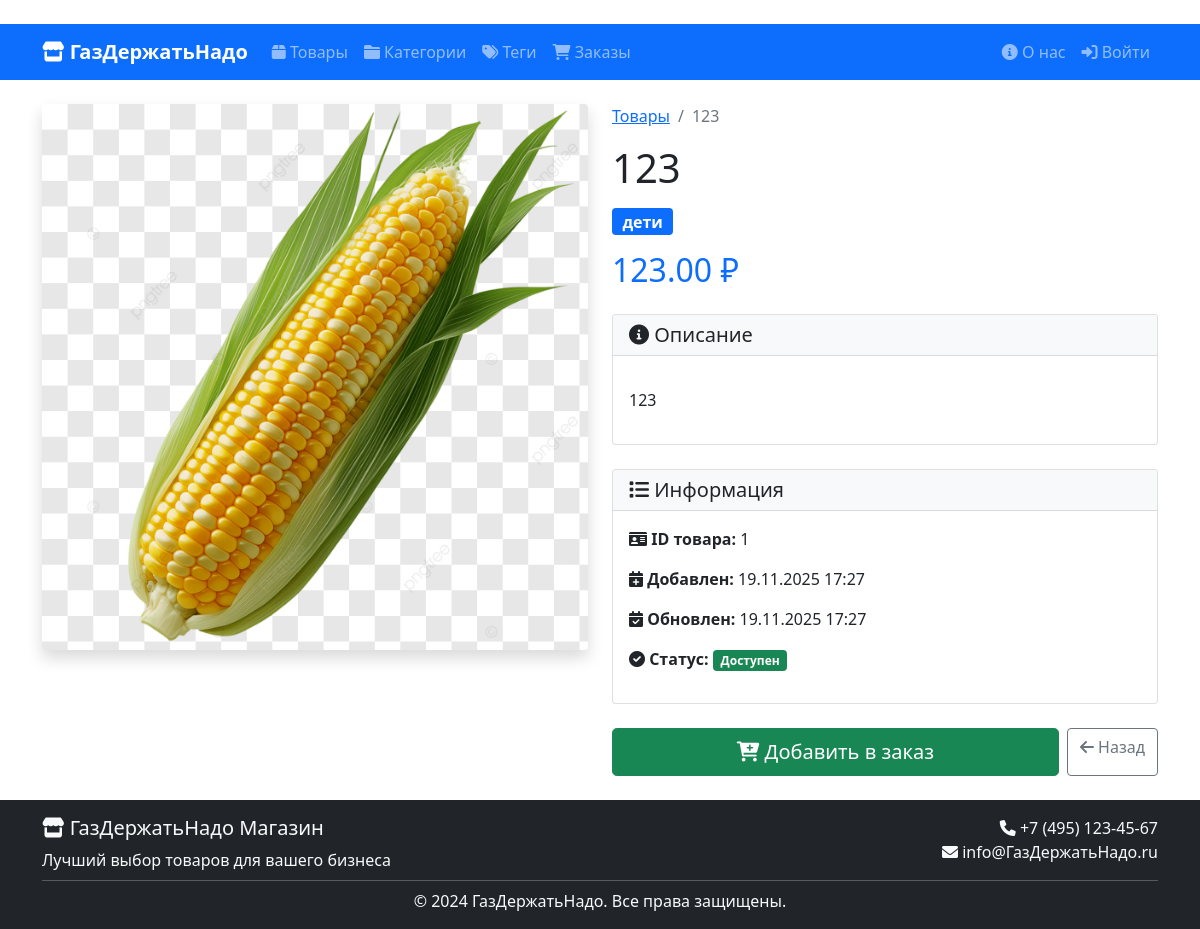
The page /products/1/ on the database its author committed.
### services/models.py (models this page shows, shortened)
class Product(models.Model):
    name = models.CharField(max_length=200, verbose_name="Название товара")
    description = models.TextField(verbose_name="Описание")
    price = models.DecimalField(
        max_digits=10,
        decimal_places=2,
        verbose_name="Цена",
        validators=[MinValueValidator(0)]
    )
    image = models.ImageField(
        upload_to='products/%Y/%m/%d/',
        blank=True,
        null=True,
        verbose_name="Изображение"
    )
    category = models.ForeignKey(
        Category,
        on_delete=models.CASCADE,
        related_name='products',
        verbose_name="Категория"
    )
    tags = models.ManyToManyField(
        Tag,
        blank=True,
        related_name='products',
        verbose_name="Теги"
    )
    created_at = models.DateTimeField(auto_now_add=True, verbose_name="Дата создания")
    updated_at = models.DateTimeField(auto_now=True, verbose_name="Дата обновления")
    is_deleted = models.BooleanField(default=False, verbose_name="Логическое удаление")
    class Meta:
        verbose_name = "Товар"
        verbose_name_plural = "Товары"
        ordering = ['-created_at']
        indexes = [
            models.Index(fields=['created_at']),
            models.Index(fields=['price']),
            models.Index(fields=['is_deleted']),
        ]

class Category(models.Model):
    name = models.CharField(max_length=200, verbose_name="Название категории")
    description = models.TextField(blank=True, verbose_name="Описание")
    created_at = models.DateTimeField(auto_now_add=True, verbose_name="Дата создания")
    class Meta:
        verbose_name = "Категория"
        verbose_name_plural = "Категории"
        ordering = ['name']

### services/views.py (the view)
# urls.py: path('products/<int:pk>/', views.product_detail, name='product_detail'),
def product_detail(request, pk):
    product = get_object_or_404(
        Product.objects.select_related('category').prefetch_related('tags'),
        pk=pk,
        is_deleted=False
    )
    related_products = Product.objects.filter(
        category=product.category,
        is_deleted=False
    ).exclude(pk=pk)[:4]
    context = {
        'product': product,
        'related_products': related_products,
    }
    return render(request, 'services/product_detail.html', context)

### templates/services/product_detail.html (shortened to what this page needs)
﻿{% extends 'base.html' %}
{% block content %}
<div class="row">
    <div class="col-md-6">
        {% if product.image %}
        <img src="{{ product.image.url }}" class="img-fluid rounded shadow" alt="{{ product.name }}">
        {% endif %}
    </div>
    <div class="col-md-6">
        <nav aria-label="breadcrumb">
            <ol class="breadcrumb">
                <li class="breadcrumb-item"><a href="{% url 'product_list' %}">Товары</a></li>
                <li class="breadcrumb-item active">{{ product.name }}</li>
            </ol>
        </nav>
        <h1 class="mb-3">{{ product.name }}</h1>
        <div class="mb-3">
            <span class="badge bg-primary fs-6">{{ product.category.name }}</span>
        </div>
        <div class="mb-4">
            <h2 class="text-primary">{{ product.price }} ₽</h2>
        </div>
        <div class="card mb-4">
            <div class="card-header bg-light">
                <h5 class="mb-0"><i class="fas fa-info-circle"></i> Описание</h5>
            </div>
            <div class="card-body">
                <p class="card-text">{{ product.description|linebreaks }}</p>
            </div>
        </div>
        <div class="card mb-4">
            <div class="card-header bg-light">
                <h5 class="mb-0"><i class="fas fa-list"></i> Информация</h5>
            </div>
            <div class="card-body">
                <p><strong><i class="fas fa-id-card"></i> ID товара:</strong> {{ product.id }}</p>
                <p><strong><i class="fas fa-calendar-plus"></i> Добавлен:</strong> {{ product.created_at|date:"d.m.Y H:i" }}</p>
                <p><strong><i class="fas fa-calendar-check"></i> Обновлен:</strong> {{ product.updated_at|date:"d.m.Y H:i" }}</p>
                <p><strong><i class="fas fa-check-circle"></i> Статус:</strong>
                    <span class="badge bg-success">Доступен</span>
                </p>
            </div>
        </div>
        <div class="d-grid gap-2 d-md-flex">
            <a href="{% url 'order_create' %}" class="btn btn-success btn-lg flex-fill">
                <i class="fas fa-cart-plus"></i> Добавить в заказ
            </a>
            <a href="{% url 'product_list' %}" class="btn btn-outline-secondary">
                <i class="fas fa-arrow-left"></i> Назад
            </a>
        </div>
    </div>
</div>
{% endblock %}

### rows shown on the page
Product: image (picture), name "123", category.name "дети", price "123.00", description "123", id "1", created_at "19.11.2025 17:27", updated_at "19.11.2025 17:27"
